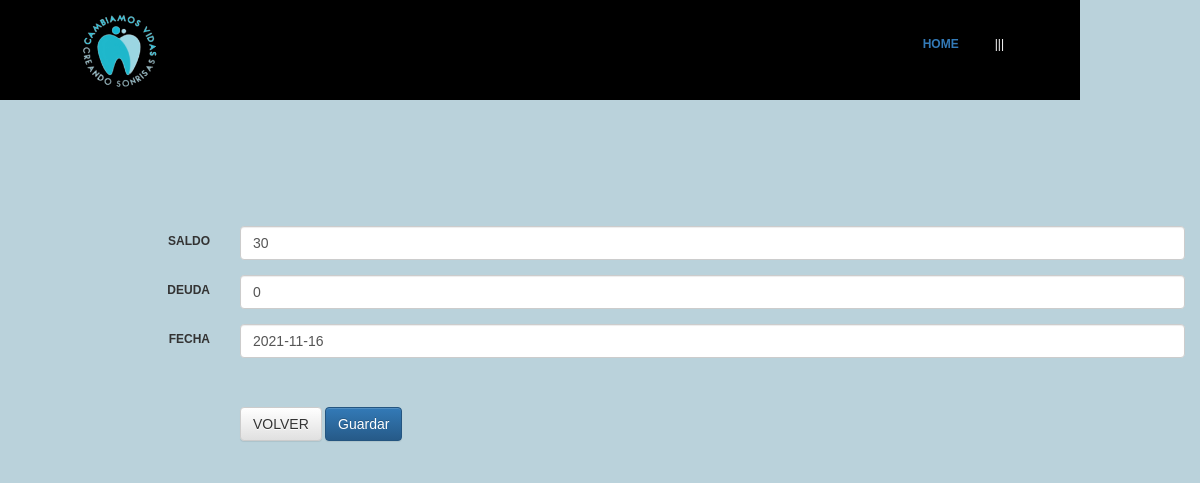
The page /codigoFuente/modificar/modificar_facturas.php?ID_FACTURA=1 (signed in) on the database its author committed.
### tables this page shows
CREATE TABLE FACTURAS (
  ID_FACTURA integer AUTO_INCREMENT,
  ID_PRESUPUESTO integer,
  DNI_PACIENTE varchar(9),
  SALDO double,
  DEUDA_RESTANTE double,
  FECHA date,
  PRIMARY KEY (ID_FACTURA),
  FOREIGN KEY (DNI_PACIENTE) REFERENCES PACIENTES (DNI_PACIENTE),
  FOREIGN KEY (ID_PRESUPUESTO) REFERENCES PRESUPUESTOS (ID_PRESUPUESTO)
);

### codigoFuente/modificar/modificar_facturas.php (the view, shortened to what this page needs)
<html>
<head>
	<link rel="stylesheet" type="text/css" href="css/style.css">
	<link href="css/bootstrap.min.css" rel="stylesheet">
	<link href="css/bootstrap-theme.css" rel="stylesheet">
</head>
<body style="background-color:#BAD2DB">
<div id= "formulario">
<header id="Header">
	<img src="css/imagen2.png" alt="" class="logo">
	<ul class="main-menu">
		<li class="cta"><a href="../home.php">HOME</a></li>
		<ul class="nav">
			<li><a href="">|||</a></img>
			</li>
		</ul>
	</ul>
</header>
<br><br><br><br><br><br><br><br><br><br><br><br>
<?php
	require 'conexion.php';
	$ID_FACTURA = $_GET['ID_FACTURA'];
	$sql = "SELECT * FROM facturas WHERE ID_FACTURA = '$ID_FACTURA'";
	$resultado = $mysqli->query($sql);
	$row = $resultado->fetch_array(MYSQLI_ASSOC);
?>
		<div class="container">
			<form class="form-horizontal" method="POST" action="update_facturas.php" autocomplete="off">
				<div class="form-group">
					<label for="SALDO" class="col-sm-2 control-label">SALDO</label>
					<div class="col-sm-10">
						<input type="text" class="form-control" id="SALDO" name="SALDO" placeholder="SALDO" value="<?php echo $row['SALDO']; ?>" required>
					</div>
				</div>
				<div class="form-group">
					<label for="DEUDA_RESTANTE" class="col-sm-2 control-label">DEUDA</label>
					<div class="col-sm-10">
						<input type="DEUDA_RESTANTE" class="form-control" id="DEUDA_RESTANTE" name="DEUDA_RESTANTE" placeholder="DEUDA_RESTANTE" value="<?php echo $row['DEUDA_RESTANTE']; ?>"  required>
					</div>
				</div>
				<div class="form-group">
					<label for="FECHA" class="col-sm-2 control-label">FECHA</label>
					<div class="col-sm-10">
						<input type="FECHA" class="form-control" id="FECHA" name="FECHA" placeholder="FECHA" value="<?php echo $row['FECHA']; ?>"  required>
					</div>
				</div>
				<br><br>
				<div class="form-group">
					<div class="col-sm-offset-2 col-sm-10">
						<a href="facturas2.php" class="btn btn-default">VOLVER</a>
						<button type="submit" class="btn btn-primary">Guardar</button>
					</div>
				</div>
			</form>
		</div>
	</body>
</html>

### codigoFuente/modificar/css/style.css (style rules this page uses)
#formulario { padding: 20px 0px 0px 30px; font-family:verdana,arial; font-size:9pt; display: flex; flex-direction: column; justify-content: center; align-items: center; }
#header { height: auto; width: 90%; position: fixed; top: 0; left: 0; display:flex; justify-content: space-between; align-items: center; padding: 0 5%; box-sixing: border-box; height: 100px; transition: 0.5s; background-color: black; border: 4px solid black; }
.logo { height: 100%; }
.main-menu { display: flex; justify-content: center; align-items: center; list-style: none; }
.cta { padding: 10px 24px; border-radius: 30px; background-color: var(--main-color); color: #f2f2f2; font-weight: 600; cursor: pointer; transition: 0.5s; }
* { margin:0px; padding:0px; }
ul, ol { list-style:none; }
.nav > li { float:left; }
.nav li a { background-color:#000; color:#fff; text-decoration:none; padding:10px 12px; display:block; }

### codigoFuente/modificar/modificar_facturas.php (style rules this page uses)
* { margin:0px; padding:0px; }
ul, ol { list-style:none; }
.nav > li { float:left; }
.nav li a { background-color:#000; color:#fff; text-decoration:none; padding:10px 12px; display:block; }

### rows shown on the page
facturas: SALDO "30", DEUDA_RESTANTE "0", FECHA "2021-11-16"
